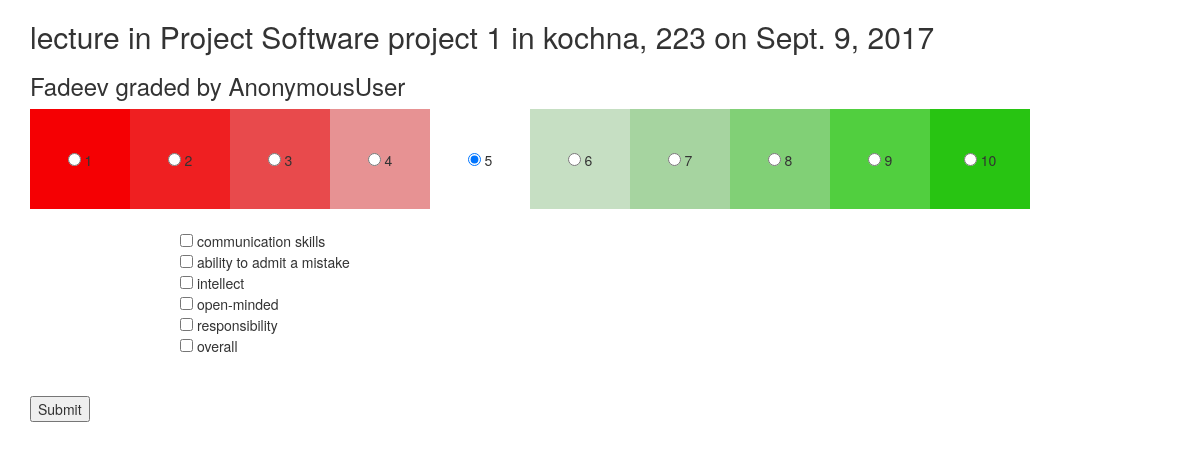
Page /meeting/1/vote_choice/1/ on the committed database.
### app/models.py (models this page shows, shortened)
class Meeting(models.Model):
    date = models.DateField()
    place = models.CharField(max_length=50, blank=True, null=True)
    course = models.ForeignKey(Course, on_delete=models.SET_NULL, blank=True, null=True)
    meeting_type = models.ForeignKey(MeetingType, on_delete=models.SET_NULL, blank=True, null=True)

class MeetingType(models.Model):
    description = models.CharField(max_length=50)
    def __str__(self):
        return self.description

class Course(models.Model):
    name = models.CharField(max_length=50)
    description = models.CharField(max_length=50, blank=True, null=True)
    start_date = models.DateField(blank=True, null=True)
    end_date = models.DateField(blank=True, null=True)
    def __str__(self):
        return self.name

class Merit(models.Model):
    name = models.CharField(max_length=45)
    description = models.CharField(max_length=50, blank=True, null=True)

### app/views.py (the view)
# urls.py: url(r'^meeting/(?P<meeting_id>[0-9]+)/vote_choice/(?P<graded_id>[0-9]+)/$', views.meeting_vote_choice, name='meeting_vote_choice'),
def meeting_vote_choice(request, meeting_id, graded_id):
    current_user = request.user
    meeting = get_object_or_404(Meeting, pk=meeting_id)
    graded = get_object_or_404(User, pk=graded_id)  # TODO Check that graded is from meeting_id
    merits = Merit.objects.all()
    context = {
        'meeting': meeting,
        'grading': current_user,
        'graded': graded,
        'merits': merits,
    }
    return render(request, 'app/voting.html', context)  # TODO Nikita

### app/templates/app/voting.html (shortened to what this page needs)
<html>
<head>
    <link rel="stylesheet" href="https://maxcdn.bootstrapcdn.com/bootstrap/3.3.7/css/bootstrap.min.css">
</head>
<body>
    <div class="container">
        <h2>{{ meeting.meeting_type }} in {{ meeting.course }} in {{ meeting.place }} on {{ meeting.date }}</h1>
        <h3> {{ graded }} graded by {{ grading }} </h3>
    </div>
    <form action="{% url 'app:meeting_vote_action' meeting.id graded.id%}" method="POST">
        <div class="container">
        <div class="raw">
                <div class="col-md-1 voter" style="background-color:#F50003;">
                    <input type="radio" name="overall_grade" value="1"> 1
                </div>
                <div class="col-md-1 voter" style="background-color:#EF1F21">
                    <input type="radio" name="overall_grade" value="2"> 2
                </div>
                <div class="col-md-1 voter" style="background-color:#E84A4C">
                    <input type="radio" name="overall_grade" value="3"> 3
                </div>
                <div class="col-md-1 voter" style="background-color:#E79293">
                    <input type="radio" name="overall_grade" value="4"> 4
                </div>
                <div class="col-md-1 voter" style="background-color:#FFFFFF">
                    <input type="radio" name="overall_grade" value="5" checked> 5
                </div>
                <div class="col-md-1 voter" style="background-color:#C6DFC3">
                    <input type="radio" name="overall_grade" value="6"> 6
                </div>
                <div class="col-md-1 voter" style="background-color:#A6D4A0">
                    <input type="radio" name="overall_grade" value="7"> 7
                </div>
                <div class="col-md-1 voter" style="background-color:#81D076">
                    <input type="radio" name="overall_grade" value="8"> 8
                </div>
                <div class="col-md-1 voter" style="background-color:#51CF3F">
                    <input type="radio" name="overall_grade" value="9"> 9
                </div>
                <div class="col-md-1 voter" style="background-color:#28C412">
                    <input type="radio" name="overall_grade" value="10"> 10
                </div>
                <div class="col-md-2"></div>
        </div>
        </div>
        <br />
        <div class="containter" style="padding-left:180px; padding-bottom: 40px">
            {% for merit in merits %}
                <input type="checkbox" name="{{ merit.id }}" value='1'> {{ merit.name }}<br />
            {% endfor %}
        </div>
        <div class="container">
            <input type="submit">
        </div>
    </form>
</body>

### app/templates/app/voting.html (style rules this page uses)
.voter { height: 100px; width: 100px; text-align:center; padding-top: 40px; border-style:solid; border: 10px; border-color: black; }

### rows in the picture
Meeting: meeting_type "lecture", course "Project Software project 1", place "kochna, 223", date "Sept. 9, 2017"
Merit: name "communication skills"
Merit: name "ability to admit a mistake"
Merit: name "intellect"
Merit: name "open-minded"
Merit: name "responsibility"
Merit: name "overall"

### other values in the picture
{{ graded }} "Fadeev"
{{ grading }} "AnonymousUser"
